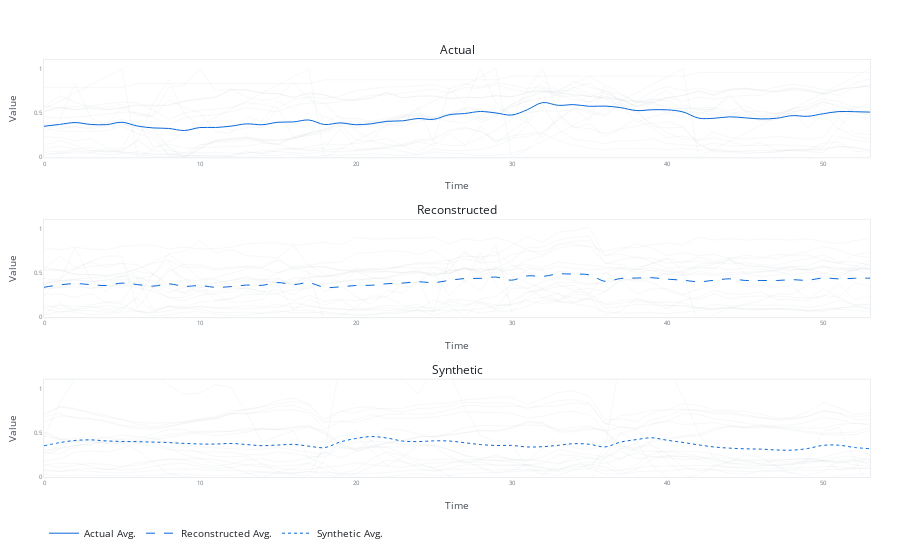

Here is the notebook cell this chart was saved with:
### Code cell
data = pd.read_excel("maindata.xlsx")


data = data.astype(np.float64)

data = scaler.fit_transform(data)

data = data[:-8]


# Split data into training and testing sets
x_train = data[:234]
x_test = data[234:]

# Fit the model to the training data
model = TimeGAN(
    x=x_train,
    timesteps=18,
    hidden_dim=64,
    num_layers=3,
    lambda_param=0.1,
    eta_param=10,
    learning_rate=0.001,
    batch_size=16
)

model.fit(
    epochs=2000,
    verbose=True
)

# Reconstruct the test data
x_hat = model.reconstruct(x=x_test)

# Generate the synthetic data
x_sim = model.simulate(samples=len(x_test))

# Plot the actual, reconstructed and synthetic data
fig = plot(actual=x_test, reconstructed=x_hat, synthetic=x_sim)
# fig.write_image('results.png', scale=4, height=900, width=700)
fig.show()
